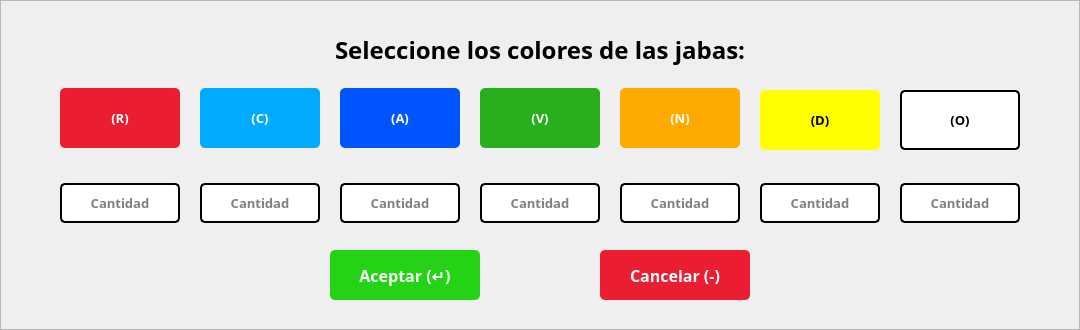
    <widget class="QFrame" name="frmColores">
     <property name="geometry">
      <rect>
       <x>420</x>
       <y>375</y>
       <width>1080</width>
       <height>330</height>
      </rect>
     </property>
     <property name="styleSheet">
      <string notr="true">#frmColores{background-color: rgb(255, 255, 255);
color: rgb(0, 0, 0);
border:none;
border-radius: 10px;
border: 2px solid #D9D9D9;}</string>
     </property>
     <property name="frameShape">
      <enum>QFrame::StyledPanel</enum>
     </property>
     <property name="frameShadow">
      <enum>QFrame::Raised</enum>
     </property>
     <widget class="QLabel" name="btnPrimerColor">
      <property name="geometry">
       <rect>
        <x>60</x>
        <y>88</y>
        <width>120</width>
        <height>60</height>
       </rect>
      </property>
      <property name="font">
       <font>
        <family>Poppins</family>
        <pointsize>10</pointsize>
        <weight>75</weight>
        <bold>true</bold>
       </font>
      </property>
      <property name="styleSheet">
       <string notr="true">background-color: rgb(234, 29, 49);
color: rgb(255, 255, 255);
border:none;
border-radius: 5px;</string>
      </property>
      <property name="text">
       <string>(R)</string>
      </property>
      <property name="alignment">
       <set>Qt::AlignCenter</set>
      </property>
     </widget>
     <widget class="QLabel" name="btnSegundoColor">
      <property name="geometry">
       <rect>
        <x>200</x>
        <y>88</y>
        <width>120</width>
        <height>60</height>
       </rect>
      </property>
      <property name="font">
       <font>
        <family>Poppins</family>
        <pointsize>10</pointsize>
        <weight>75</weight>
        <bold>true</bold>
       </font>
      </property>
      <property name="styleSheet">
       <string notr="true">background-color: rgb(0, 170, 255);
color: rgb(255, 255, 255);
border-radius: 5px;</string>
      </property>
      <property name="text">
       <string>(C)</string>
      </property>
      <property name="alignment">
       <set>Qt::AlignCenter</set>
      </property>
     </widget>
     <widget class="QLabel" name="btnTercerColor">
      <property name="geometry">
       <rect>
        <x>340</x>
        <y>88</y>
        <width>120</width>
        <height>60</height>
       </rect>
      </property>
      <property name="font">
       <font>
        <family>Poppins</family>
        <pointsize>10</pointsize>
        <weight>75</weight>
        <bold>true</bold>
       </font>
      </property>
      <property name="styleSheet">
       <string notr="true">background-color: rgb(0, 85, 255);
color: rgb(255, 255, 255);
border:none;
border-radius: 5px;</string>
      </property>
      <property name="text">
       <string>(A)</string>
      </property>
      <property name="alignment">
       <set>Qt::AlignCenter</set>
      </property>
     </widget>
     <widget class="QLabel" name="btnCuartoColor">
      <property name="geometry">
       <rect>
        <x>480</x>
        <y>88</y>
        <width>120</width>
        <height>60</height>
       </rect>
      </property>
      <property name="font">
       <font>
        <family>Poppins</family>
        <pointsize>10</pointsize>
        <weight>75</weight>
        <bold>true</bold>
       </font>
      </property>
      <property name="styleSheet">
       <string notr="true">background-color: rgb(39, 175, 28);
color: rgb(255, 255, 255);
border:none;
border-radius: 5px;</string>
      </property>
      <property name="text">
       <string>(V)</string>
      </property>
      <property name="alignment">
       <set>Qt::AlignCenter</set>
      </property>
     </widget>
     <widget class="QLabel" name="btnQuintoColor">
      <property name="geometry">
       <rect>
        <x>620</x>
        <y>88</y>
        <width>120</width>
        <height>60</height>
       </rect>
      </property>
      <property name="font">
       <font>
        <family>Poppins</family>
        <pointsize>10</pointsize>
        <weight>75</weight>
        <bold>true</bold>
       </font>
      </property>
      <property name="styleSheet">
       <string notr="true">background-color: rgb(255, 170, 0);
color: rgb(255, 255, 255);
border:none;
border-radius: 5px;</string>
      </property>
      <property name="text">
       <string>(N)</string>
      </property>
      <property name="alignment">
       <set>Qt::AlignCenter</set>
      </property>
     </widget>
     <widget class="QLineEdit" name="txtCantidadPrimerColor">
      <property name="geometry">
       <rect>
        <x>60</x>
        <y>183</y>
        <width>120</width>
        <height>40</height>
       </rect>
      </property>
      <property name="font">
       <font>
        <family>Poppins</family>
        <pointsize>10</pointsize>
        <weight>75</weight>
        <bold>true</bold>
       </font>
      </property>
      <property name="styleSheet">
       <string notr="true">background-color: rgb(255, 255, 255);
color: rgb(0, 0, 0);
border-radius: 5px;
border: 2px solid #000;
padding: 5px</string>
      </property>
      <property name="text">
       <string/>
      </property>
      <property name="alignment">
       <set>Qt::AlignCenter</set>
      </property>
      <property name="placeholderText">
       <string>Cantidad</string>
      </property>
     </widget>
     <widget class="QLineEdit" name="txtCantidadSegundoColor">
      <property name="geometry">
       <rect>
        <x>200</x>
        <y>183</y>
        <width>120</width>
        <height>40</height>
       </rect>
      </property>
      <property name="font">
       <font>
        <family>Poppins</family>
        <pointsize>10</pointsize>
        <weight>75</weight>
        <bold>true</bold>
       </font>
      </property>
      <property name="styleSheet">
       <string notr="true">background-color: rgb(255, 255, 255);
color: rgb(0, 0, 0);
border-radius: 5px;
border: 2px solid #000;
padding: 5px</string>
      </property>
      <property name="text">
       <string/>
      </property>
      <property name="alignment">
       <set>Qt::AlignCenter</set>
      </property>
      <property name="placeholderText">
       <string>Cantidad</string>
      </property>
     </widget>
     <widget class="QLineEdit" name="txtCantidadTercerColor">
      <property name="geometry">
       <rect>
        <x>340</x>
        <y>183</y>
        <width>120</width>
        <height>40</height>
       </rect>
      </property>
      <property name="font">
       <font>
        <family>Poppins</family>
        <pointsize>10</pointsize>
        <weight>75</weight>
        <bold>true</bold>
       </font>
      </property>
      <property name="styleSheet">
       <string notr="true">background-color: rgb(255, 255, 255);
color: rgb(0, 0, 0);
border-radius: 5px;
border: 2px solid #000;
padding: 5px</string>
      </property>
      <property name="text">
       <string/>
      </property>
      <property name="alignment">
       <set>Qt::AlignCenter</set>
      </property>
      <property name="placeholderText">
       <string>Cantidad</string>
      </property>
     </widget>
     <widget class="QLineEdit" name="txtCantidadCuartoColor">
      <property name="geometry">
       <rect>
        <x>480</x>
        <y>183</y>
        <width>120</width>
        <height>40</height>
       </rect>
      </property>
      <property name="font">
       <font>
        <family>Poppins</family>
        <pointsize>10</pointsize>
        <weight>75</weight>
        <bold>true</bold>
       </font>
      </property>
      <property name="styleSheet">
       <string notr="true">background-color: rgb(255, 255, 255);
color: rgb(0, 0, 0);
border-radius: 5px;
border: 2px solid #000;
padding: 5px</string>
      </property>
      <property name="text">
       <string/>
      </property>
      <property name="alignment">
       <set>Qt::AlignCenter</set>
      </property>
      <property name="placeholderText">
       <string>Cantidad</string>
      </property>
     </widget>
     <widget class="QLineEdit" name="txtCantidadQuintoColor">
      <property name="geometry">
       <rect>
        <x>620</x>
        <y>183</y>
        <width>120</width>
        <height>40</height>
       </rect>
      </property>
      <property name="font">
       <font>
        <family>Poppins</family>
        <pointsize>10</pointsize>
        <weight>75</weight>
        <bold>true</bold>
       </font>
      </property>
      <property name="styleSheet">
       <string notr="true">background-color: rgb(255, 255, 255);
color: rgb(0, 0, 0);
border-radius: 5px;
border: 2px solid #000;
padding: 5px</string>
      </property>
      <property name="text">
       <string/>
      </property>
      <property name="alignment">
       <set>Qt::AlignCenter</set>
      </property>
      <property name="placeholderText">
       <string>Cantidad</string>
      </property>
     </widget>
     <widget class="QLabel" name="lblSeleccioneColores">
      <property name="geometry">
       <rect>
        <x>240</x>
        <y>30</y>
        <width>600</width>
        <height>40</height>
       </rect>
      </property>
      <property name="font">
       <font>
        <family>Poppins</family>
        <pointsize>18</pointsize>
        <weight>75</weight>
        <bold>true</bold>
       </font>
      </property>
      <property name="text">
       <string>Seleccione los colores de las jabas:</string>
      </property>
      <property name="alignment">
       <set>Qt::AlignCenter</set>
      </property>
     </widget>
     <widget class="QPushButton" name="btnAceptarFrmColores">
      <property name="geometry">
       <rect>
        <x>330</x>
        <y>250</y>
        <width>150</width>
        <height>50</height>
       </rect>
      </property>
      <property name="font">
       <font>
        <family>Poppins</family>
        <pointsize>12</pointsize>
        <weight>75</weight>
        <bold>true</bold>
       </font>
      </property>
      <property name="cursor">
       <cursorShape>PointingHandCursor</cursorShape>
      </property>
      <property name="styleSheet">
       <string notr="true">background-color: rgb(36, 211, 21);
color: rgb(255, 255, 255);
border:none;
border-radius: 5px;</string>
      </property>
      <property name="text">
       <string>Aceptar (↵)</string>
      </property>
      <property name="flat">
       <bool>false</bool>
      </property>
     </widget>
     <widget class="QPushButton" name="btnCancelarFrmColores">
      <property name="geometry">
       <rect>
        <x>600</x>
        <y>250</y>
        <width>150</width>
        <height>50</height>
       </rect>
      </property>
      <property name="font">
       <font>
        <family>Poppins</family>
        <pointsize>12</pointsize>
        <weight>75</weight>
        <bold>true</bold>
       </font>
      </property>
      <property name="cursor">
       <cursorShape>PointingHandCursor</cursorShape>
      </property>
      <property name="styleSheet">
       <string notr="true">background-color: rgb(234, 29, 49);
color: rgb(255, 255, 255);
border:none;
border-radius: 5px;</string>
      </property>
      <property name="text">
       <string>Cancelar (-)</string>
      </property>
     </widget>
     <widget class="QLabel" name="btnSextoColor">
      <property name="geometry">
       <rect>
        <x>760</x>
        <y>90</y>
        <width>120</width>
        <height>60</height>
       </rect>
      </property>
      <property name="font">
       <font>
        <family>Poppins</family>
        <pointsize>10</pointsize>
        <weight>75</weight>
        <bold>true</bold>
       </font>
      </property>
      <property name="styleSheet">
       <string notr="true">background-color: rgb(255, 255, 0);
color: rgb(0, 0, 0);
border:none;
border-radius: 5px;</string>
      </property>
      <property name="text">
       <string>(D)</string>
      </property>
      <property name="alignment">
       <set>Qt::AlignCenter</set>
      </property>
     </widget>
     <widget class="QLabel" name="btnSeptimoColor">
      <property name="geometry">
       <rect>
        <x>900</x>
        <y>90</y>
        <width>120</width>
        <height>60</height>
       </rect>
      </property>
      <property name="font">
       <font>
        <family>Poppins</family>
        <pointsize>10</pointsize>
        <weight>75</weight>
        <bold>true</bold>
       </font>
      </property>
      <property name="styleSheet">
       <string notr="true">background-color: rgb(255, 255, 255);
color: rgb(0, 0, 0);
border:2px solid #000000;
border-radius: 5px;</string>
      </property>
      <property name="text">
       <string>(O)</string>
      </property>
      <property name="alignment">
       <set>Qt::AlignCenter</set>
      </property>
     </widget>
     <widget class="QLineEdit" name="txtCantidadSextoColor">
      <property name="geometry">
       <rect>
        <x>760</x>
        <y>183</y>
        <width>120</width>
        <height>40</height>
       </rect>
      </property>
      <property name="font">
       <font>
        <family>Poppins</family>
        <pointsize>10</pointsize>
        <weight>75</weight>
        <bold>true</bold>
       </font>
      </property>
      <property name="styleSheet">
       <string notr="true">background-color: rgb(255, 255, 255);
color: rgb(0, 0, 0);
border-radius: 5px;
border: 2px solid #000;
padding: 5px</string>
      </property>
      <property name="text">
       <string/>
      </property>
      <property name="alignment">
       <set>Qt::AlignCenter</set>
      </property>
      <property name="placeholderText">
       <string>Cantidad</string>
      </property>
     </widget>
     <widget class="QLineEdit" name="txtCantidadSeptimoColor">
      <property name="geometry">
       <rect>
        <x>900</x>
        <y>183</y>
        <width>120</width>
        <height>40</height>
       </rect>
      </property>
      <property name="font">
       <font>
        <family>Poppins</family>
        <pointsize>10</pointsize>
        <weight>75</weight>
        <bold>true</bold>
       </font>
      </property>
      <property name="styleSheet">
       <string notr="true">background-color: rgb(255, 255, 255);
color: rgb(0, 0, 0);
border-radius: 5px;
border: 2px solid #000;
padding: 5px</string>
      </property>
      <property name="text">
       <string/>
      </property>
      <property name="alignment">
       <set>Qt::AlignCenter</set>
      </property>
      <property name="placeholderText">
       <string>Cantidad</string>
      </property>
     </widget>
    </widget>
